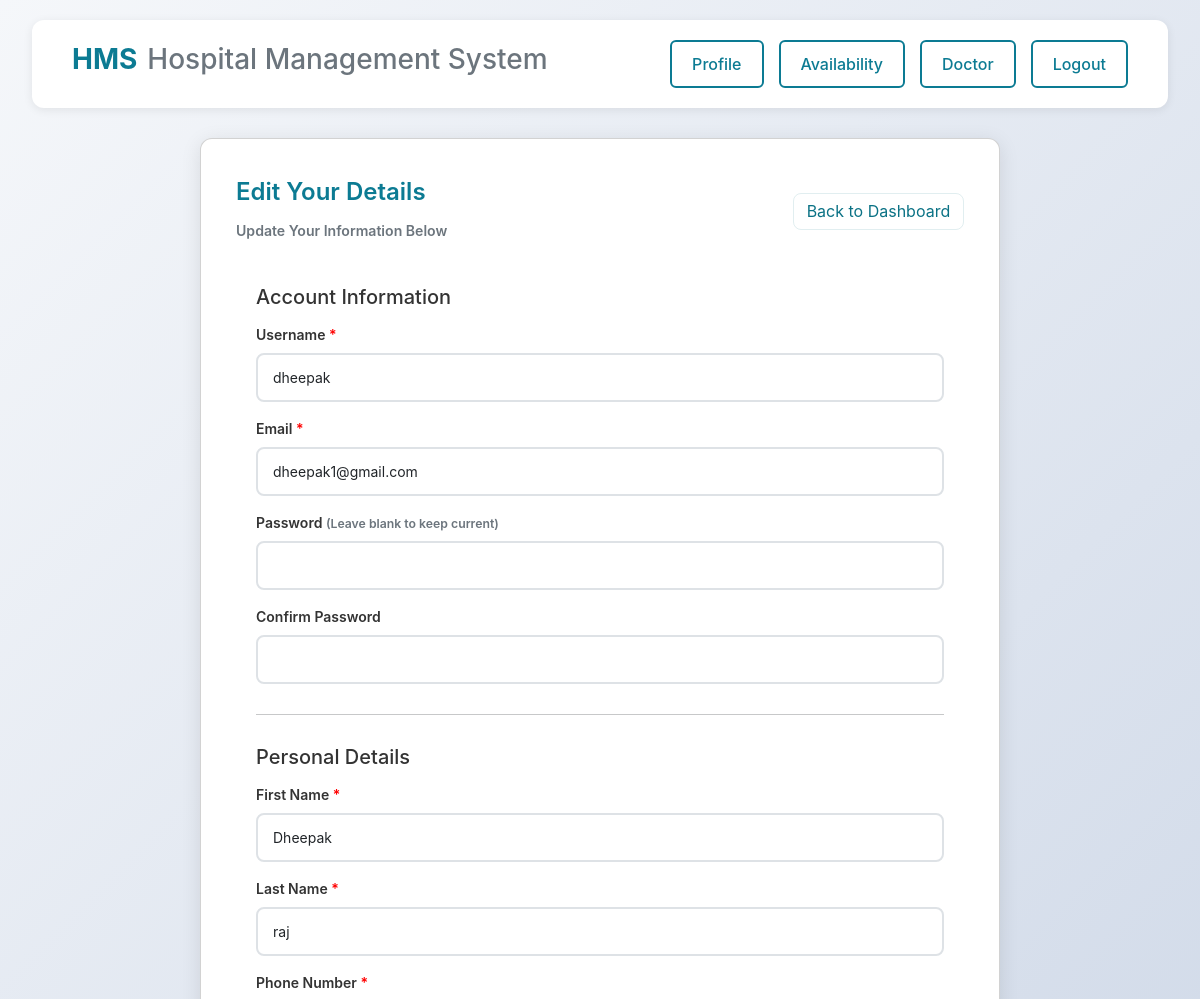
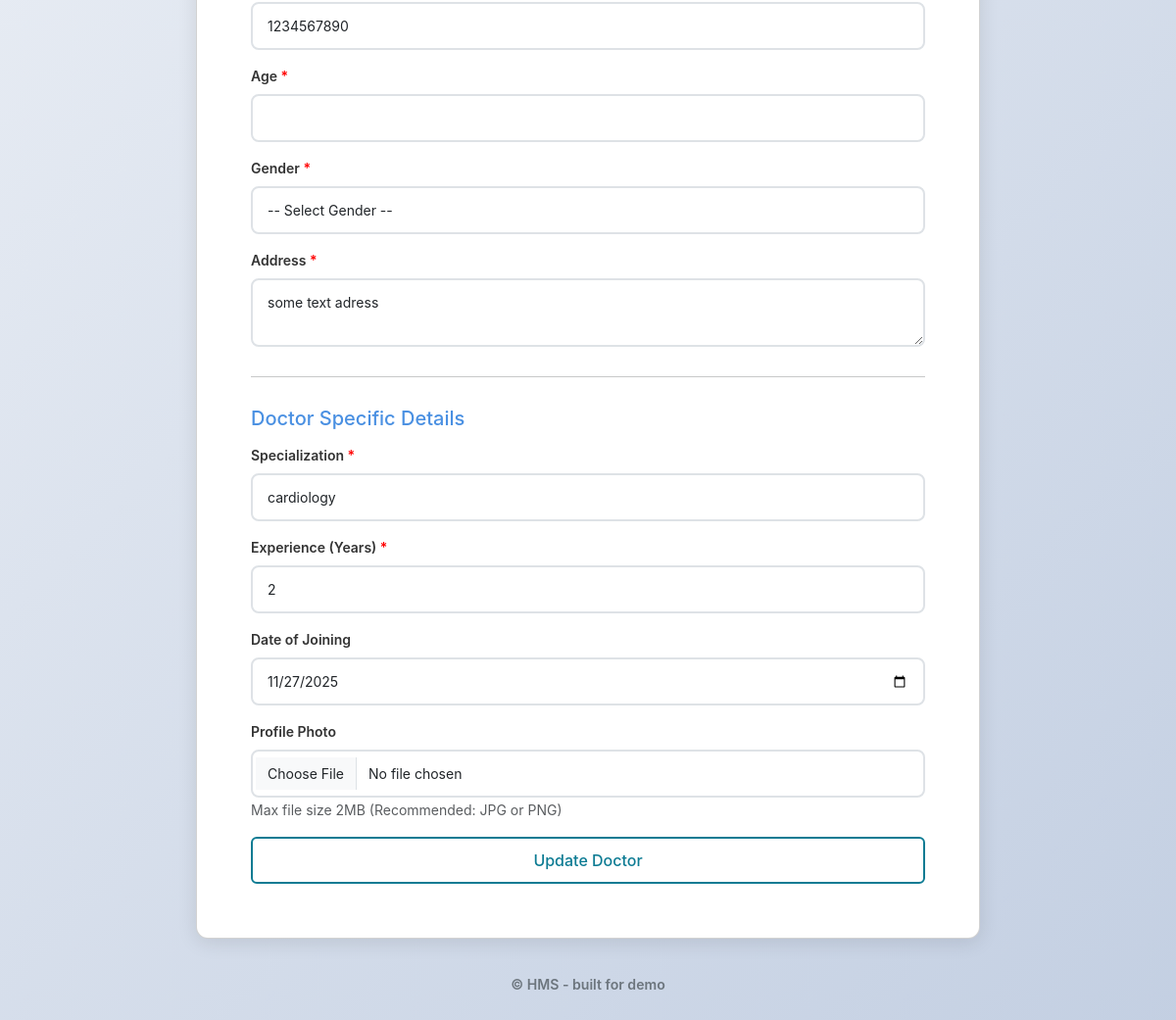
The app's page /admin/doctor/edit/2 (signed in) with its own data (2 pictures, top to bottom).
### app/models.py (models this page shows, shortened)
class User(UserMixin, db.Model):
    id = db.Column(db.Integer, primary_key=True)
    username = db.Column(db.String(64), unique=True, index=True, nullable=False)
    email = db.Column(db.String(120), unique=True, index=True, nullable=False)
    password_hash = db.Column(db.String(128))
    role = db.Column(db.String(20), nullable=False)  # 'admin','doctor','patient'
    created_at = db.Column(db.DateTime, default=datetime.utcnow)
    age = db.Column(db.Integer)
    gender = db.Column(db.String(10))
    first_name = db.Column(db.String(64))
    last_name = db.Column(db.String(64))
    phone = db.Column(db.String(20))
    address = db.Column(db.Text)
    profile_photo = db.Column(db.String(256), nullable=True)  # path under static/uploads/
    doctor = db.relationship('Doctor', back_populates='user', uselist=False)
    patient = db.relationship('Patient', back_populates='user', uselist=False)

class Doctor(db.Model):
    id = db.Column(db.Integer, primary_key=True)
    user_id = db.Column(db.Integer, db.ForeignKey('user.id'), unique=True, nullable=False)
    specialization = db.Column(db.String(100))
    experience_years = db.Column(db.Integer)
    date_of_joining = db.Column(db.Date)
    availability = db.Column(db.Text)
    department_id = db.Column(db.Integer, db.ForeignKey('department.id'))
    user = db.relationship('User', back_populates='doctor')
    department = db.relationship('Department', back_populates='doctors')
    appointments = db.relationship('Appointment', back_populates='doctor')
    availabilities = db.relationship('DoctorAvailability', back_populates='doctor',
                                     cascade='all, delete-orphan', order_by='DoctorAvailability.date,DoctorAvailability.start_time')

### app/routes.py (the view, shortened to what this page needs)
@app.route("/admin/doctor/edit/<int:id>", methods=["GET", "POST"])
@login_required
def admin_edit_doctor(id):
    if current_user.role == "patient":
        return redirect(url_for("index"))
    elif current_user.role == "doctor":
        message="Edit Your Details"
        secondary_message="Update Your Information Below"
    else:
        message="Edit Doctor's Details"
        secondary_message="Update the Doctor's information below"
    doctor = db.session.get(Doctor, id)
    if not doctor:
        flash("Doctor not found", "danger")
        return redirect(url_for("admin_dashboard"))
    user = doctor.user
    errors = {}
    form_data = {
        'username': user.username,
        'email': user.email,
        'phone': user.phone,
        'first_name': user.first_name,
        'last_name': user.last_name,
        'age': user.age,
        'gender': user.gender,
        'address': user.address,
        'specialization': doctor.specialization,
        'experience_years': doctor.experience_years,
        'date_joined': doctor.date_of_joining.strftime("%Y-%m-%d") if doctor.date_of_joining else ''
    }
    return render_template("admin_edit_doctor.html", doctor=doctor, errors=errors, form_data=form_data, message=message, secondary_message=secondary_message)

### app/models.py (called while the page is built)
@login.user_loader
def load_user(user_id):
    return db.session.get(User, int(user_id))

### app/templates/admin_edit_doctor.html (shortened to what this page needs)
{% extends "base.html" %}
{% block content %}
<div class="card" style="max-width: 800px; margin: 20px auto;">
    <div class="admin-top">
        <div>
            <div class="card-title">{{ message }}</div>
            <div class="small-muted mb-2">{{ secondary_message }}</div>
        </div>
        <div>
            <a href="{{ url_for('admin_dashboard') }}" class="btn-outline">Back to Dashboard</a>
        </div>
    </div>
    <form method="POST" action="{{ url_for('admin_edit_doctor', id=doctor.id) }}" enctype="multipart/form-data" style="padding: 20px;">
        <h5 style="margin-bottom: 15px; color: #333;">Account Information</h5>
        <div class="mb-3">
            <label for="username" class="form-label">Username <span style="color: red;">*</span></label>
            <input type="text" id="username" name="username" class="form-control" value="{{ form_data.get('username', '') }}" required>
        </div>
        <div class="mb-3">
            <label for="email" class="form-label">Email <span style="color: red;">*</span></label>
            <input type="email" id="email" name="email" class="form-control" value="{{ form_data.get('email', '') }}" required>
        </div>
        <div class="mb-3">
            <label for="password" class="form-label">Password <small style="color: #6c757d;">(Leave blank to keep current)</small></label>
            <input type="password" id="password" name="password" class="form-control" minlength="6">
        </div>
        <div class="mb-3">
            <label for="confirm_password" class="form-label">Confirm Password</label>
            <input type="password" id="confirm_password" name="confirm_password" class="form-control">
        </div>
        <hr style="margin: 30px 0;">
        <h5 style="margin-bottom: 15px; color: #333;">Personal Details</h5>
        <div class="mb-3">
            <label for="first_name" class="form-label">First Name <span style="color: red;">*</span></label>
            <input type="text" id="first_name" name="first_name" class="form-control" value="{{ form_data.get('first_name', '') }}" required>
        </div>
        <div class="mb-3">
            <label for="last_name" class="form-label">Last Name <span style="color: red;">*</span></label>
            <input type="text" id="last_name" name="last_name" class="form-control" value="{{ form_data.get('last_name', '') }}" required>
        </div>
        <div class="mb-3">
            <label for="phone" class="form-label">Phone Number <span style="color: red;">*</span></label>
            <input type="tel" id="phone" name="phone" class="form-control" value="{{ form_data.get('phone', '') }}" required>
        </div>
        <div class="mb-3">
            <label for="age" class="form-label">Age <span style="color: red;">*</span></label>
            <input type="number" id="age" name="age" class="form-control" value="{{ form_data.get('age', '') }}" min="1" max="120" required>
        </div>
        <div class="mb-3">
            <label for="gender" class="form-label">Gender <span style="color: red;">*</span></label>
            <select id="gender" name="gender" class="form-select" required>
                <option value="">-- Select Gender --</option>
            </select>
        </div>
        <div class="mb-3">
            <label for="address" class="form-label">Address <span style="color: red;">*</span></label>
            <textarea id="address" name="address" class="form-control" rows="2" required>{{ form_data.get('address', '') }}</textarea>
        </div>
        <hr style="margin: 30px 0;">
        <h5 style="margin-bottom: 15px; color: #4A90E2;">Doctor Specific Details</h5>
        <div class="mb-3">
            <label for="specialization" class="form-label">Specialization <span style="color: red;">*</span></label>
            <input type="text" id="specialization" name="specialization" class="form-control" value="{{ form_data.get('specialization', '') }}" placeholder="e.g., Cardiology, Neurology" required>
        </div>
        <div class="mb-3">
            <label for="experience_years" class="form-label">Experience (Years) <span style="color: red;">*</span></label>
            <input type="number" id="experience_years" name="experience_years" class="form-control" value="{{ form_data.get('experience_years', '') }}" min="0" required>
        </div>
        <div class="mb-3">
            <label for="date_joined" class="form-label">Date of Joining</label>
            <input type="date" id="date_joined" name="date_joined" class="form-control" value="{{ form_data.get('date_joined', '') }}">
        </div>
        <div class="mb-3">
            <label for="profile_photo" class="form-label">Profile Photo</label>
            <input type="file" id="profile_photo" name="profile_photo" class="form-control" accept="image/*">
            <small class="form-text text-muted">Max file size 2MB (Recommended: JPG or PNG)</small>
        </div>
        <div class="nav-buttons">
            <button type="submit" style="width: 100%;">Update Doctor</button>
        </div>
    </form>
</div>
{% endblock %}

### app/static/css/style_common.css (style rules this page uses)
:root { --accent:#0b7285; --accent-2:#146c86; --muted:#6b7280; --card-bg: #ffffff; --page-bg: #f8fbfc; --radius: 10px; --gap: 1rem; --max-width:1200px; }
* { margin: 0; padding: 0; box-sizing: border-box; }
body { font-family: -apple-system, BlinkMacSystemFont, 'Segoe UI', Roboto, 'Helvetica Neue', Arial, sans-serif; background: linear-gradient(135deg, #f5f7fa 0%, #c3cfe2 100%); min-height: 100vh; padding: 20px; }
.card { background:var(--card-bg); border-radius:var(--radius); box-shadow: 0 6px 18px rgba(15,23,36,0.06); padding:1rem; }
.form-control { width: 100%; padding: 12px 15px; border: 2px solid #dee2e6; border-radius: 8px; font-size: 14px; transition: all 0.3s ease; background: white; }
.form-select { width: 100%; padding: 12px 15px; border: 2px solid #dee2e6; border-radius: 8px; font-size: 14px; transition: all 0.3s ease; background: white; cursor: pointer; }
.form-label { display: block; margin-bottom: 8px; font-weight: 600; color: #333; font-size: 14px; }
.mb-3 { margin-bottom: 15px; }
.nav-buttons { display: flex; gap: 15px; }
.nav-buttons button, .nav-buttons a { text-decoration: none; padding: 10px 20px; border-radius: 6px; font-weight: 500; transition: all 0.3s ease; border: 2px solid transparent; cursor: pointer; }
.nav-buttons button:not(.active), .nav-buttons a:not(.active) { color: #0c7b93; background: transparent; border-color: #0c7b93; }
.card { background: white; border-radius: 12px; box-shadow: 0 4px 20px rgba(0,0,0,0.1); padding: 35px; margin-bottom: 30px; }
.card-title { font-size: 24px; color: #0c7b93; margin-bottom: 10px; font-weight: 600; }
.small-muted { font-size: 0.88rem; color: #6c757d; margin-bottom: 10px; font-weight: 600; }
.admin-top { display: flex; justify-content: space-between; align-items: center; margin-bottom: 25px; flex-wrap: wrap; gap: 15px; }
.btn-outline { background:transparent; color:var(--accent); border:1px solid rgba(11,114,133,0.12); padding:0.45rem 0.8rem; border-radius:8px; text-decoration:none; }
.mb-2 { margin-bottom:1rem }

### app/static/css/style_admin.css (style rules this page uses)
.admin-top { display:flex; justify-content:space-between; align-items:center; gap:1rem; margin-bottom:1rem; }

### records on screen
User: username "dheepak", email "dheepak1@gmail.com", first_name "Dheepak", last_name "raj", phone "1234567890", address "some text adress"
Doctor: specialization "cardiology"

### other values on screen
{{ message }} "Edit Your Details"
{{ secondary_message }} "Update Your Information Below"
